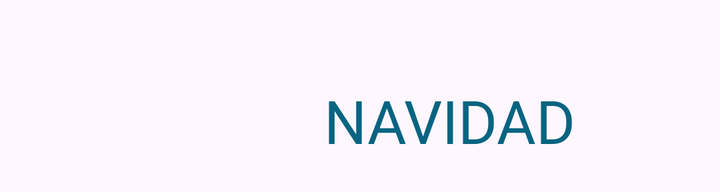
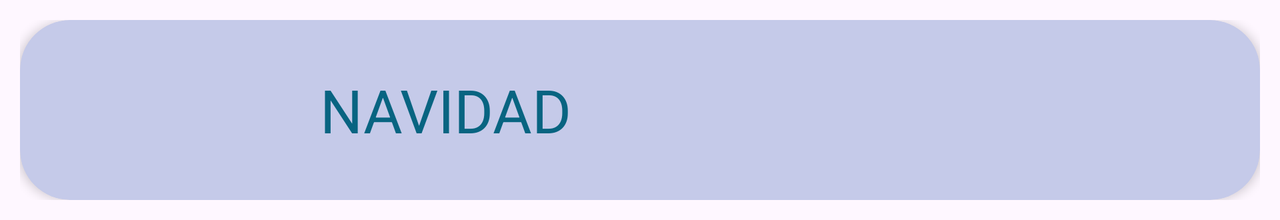

Two renders of one Android screen. The first uses the default layout on a phone; the second uses the alternative layout the repository ships for a different screen configuration, on a matching device. The two XML files are below.
<!-- AndroidManifest.xml: application theme Theme.PracticaDrones -->
<!-- res/layout/item.xml -->
<?xml version="1.0" encoding="utf-8"?>
<RelativeLayout xmlns:android="http://schemas.android.com/apk/res/android"
    xmlns:app="http://schemas.android.com/apk/res-auto"
    xmlns:tools="http://schemas.android.com/tools"
    android:layout_width="match_parent"
    android:layout_height="wrap_content"
    android:orientation="vertical"
    android:padding="10dp">

    <ImageView
        android:id="@+id/imagen"
        android:layout_width="107dp"
        android:layout_height="76dp"
        android:layout_marginLeft="15dp"
        android:src="@drawable/dron1" />

    <TextView
        android:id="@+id/texto"
        android:layout_width="wrap_content"
        android:layout_height="wrap_content"
        android:layout_marginLeft="30dp"
        android:layout_toRightOf="@+id/imagen"
        android:layout_centerHorizontal="true"
        android:text="NAVIDAD"
        android:layout_marginTop="30dp"
        android:textSize="30dp"
        android:textAppearance="?android:attr/textAppearanceSmall"
        android:textColor="#086481" />

</RelativeLayout>
<!-- resources referenced by this layout -->
<resources>
  <style name="Theme.PracticaDrones" parent="Base.Theme.PracticaDrones" />
  <style name="Base.Theme.PracticaDrones" parent="Theme.Material3.DayNight.NoActionBar">
          
          
      </style>
</resources>
<!-- res/layout-land/item.xml (the repository's variant of the layout above) -->
<!-- drawn on the phone turned sideways -->
<?xml version="1.0" encoding="utf-8"?>
<RelativeLayout xmlns:android="http://schemas.android.com/apk/res/android"
    xmlns:app="http://schemas.android.com/apk/res-auto"
    xmlns:tools="http://schemas.android.com/tools"
    android:layout_width="match_parent"
    android:layout_height="110dp"
    android:orientation="vertical"
    android:padding="10dp">

    <androidx.cardview.widget.CardView
        android:layout_width="match_parent"
        android:layout_height="100dp"
        android:layout_centerInParent="true"
        android:backgroundTint="#C5CAE9"
        android:textAlignment="gravity"
        app:cardCornerRadius="25dp"
        app:cardElevation="3sp">

        <ImageView
            android:id="@+id/imagen"
            android:layout_width="107dp"
            android:layout_height="80dp"
            android:layout_gravity="start|center"
            android:layout_marginLeft="25dp"
            android:src="@drawable/dron1" />

        <TextView
            android:id="@+id/texto"
            android:layout_width="wrap_content"
            android:layout_height="wrap_content"
            android:layout_centerHorizontal="true"
            android:layout_gravity="start|center"
            android:layout_marginLeft="150dp"
            android:text="NAVIDAD"
            android:textAppearance="?android:attr/textAppearanceSmall"
            android:textColor="#086481"
            android:textSize="30dp" />

    </androidx.cardview.widget.CardView>

</RelativeLayout>
